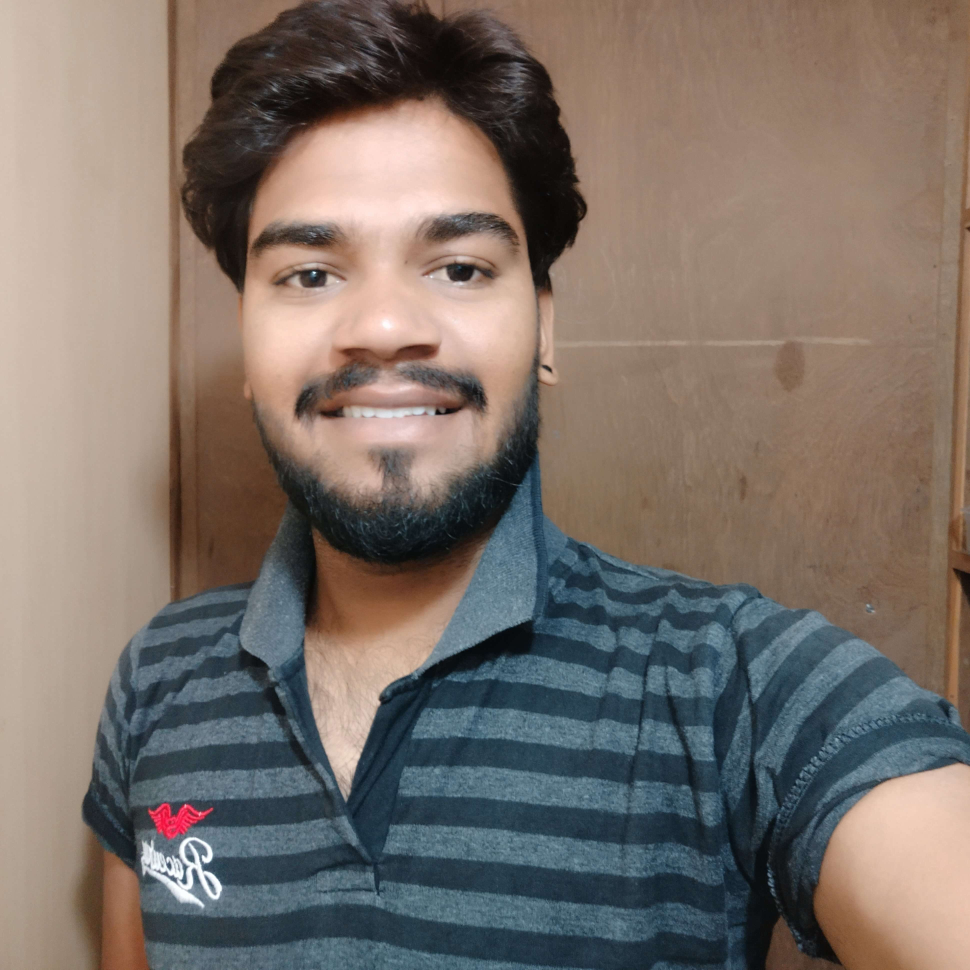
#> input picture harish.jpg, 3880 x 3880 px (shown at 1/4 size)
$ python image_arthmatics.py
#> lines starting #> are read from the running program, lines starting #| are printed output that depends on the picture
import cv2
import numpy as np

img = cv2.imread("harish.jpg")
#> img is the input picture: shape (3880, 3880, 3); mean B, G, R 105.1, 112.5, 123.4
image = cv2.resize(img,(600,600))
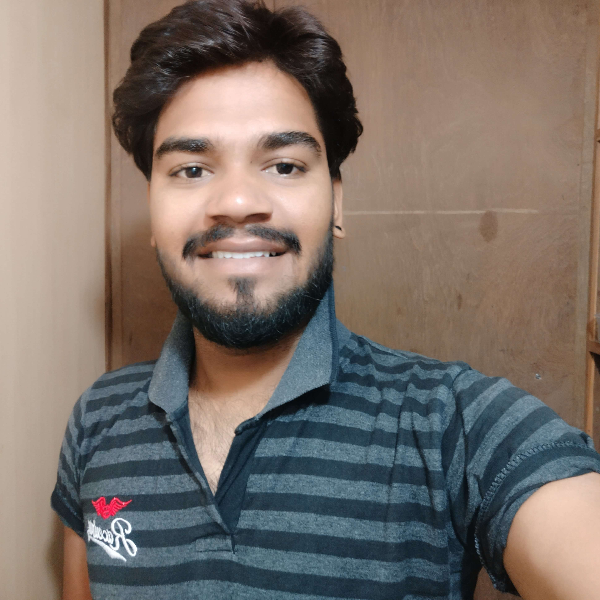
#> image: shape (600, 600, 3); mean B, G, R 105, 112.4, 123.4
height,width = image.shape[:2]
#> height = 600; width = 600
m = np.ones(image.shape,dtype="uint8")*150

add = cv2.add(image,m)
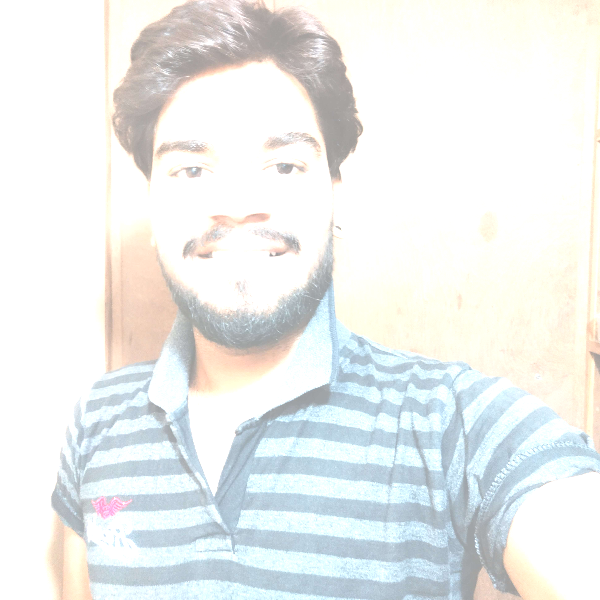
#> add: shape (600, 600, 3); mean B, G, R 237.8, 239.1, 236.3
sub = cv2.subtract(image,m)
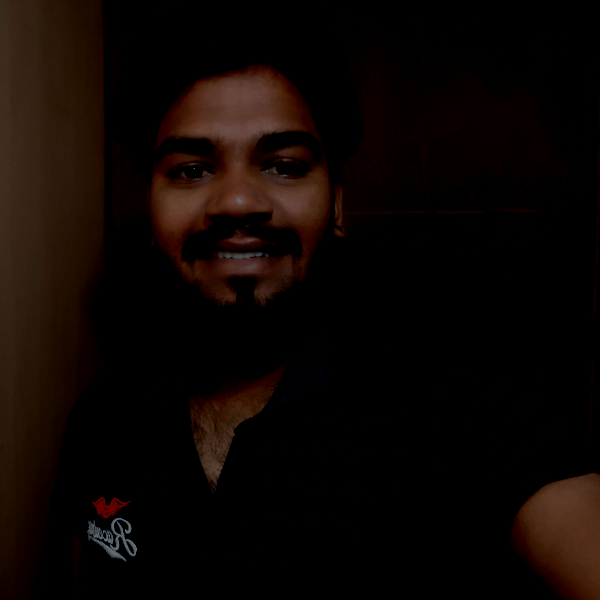
#> sub: shape (600, 600, 3); mean B, G, R 3.4, 6.4, 13.4
mul = cv2.multiply(image,m)
#> mul: shape (600, 600, 3); every value is 255
cv2.imshow("Orignal iMage",image)
cv2.imshow("add",add)
cv2.imshow("sub",sub)
cv2.imshow("mul",mul)
cv2.waitKey(0)
cv2.destroyAllWindows()
